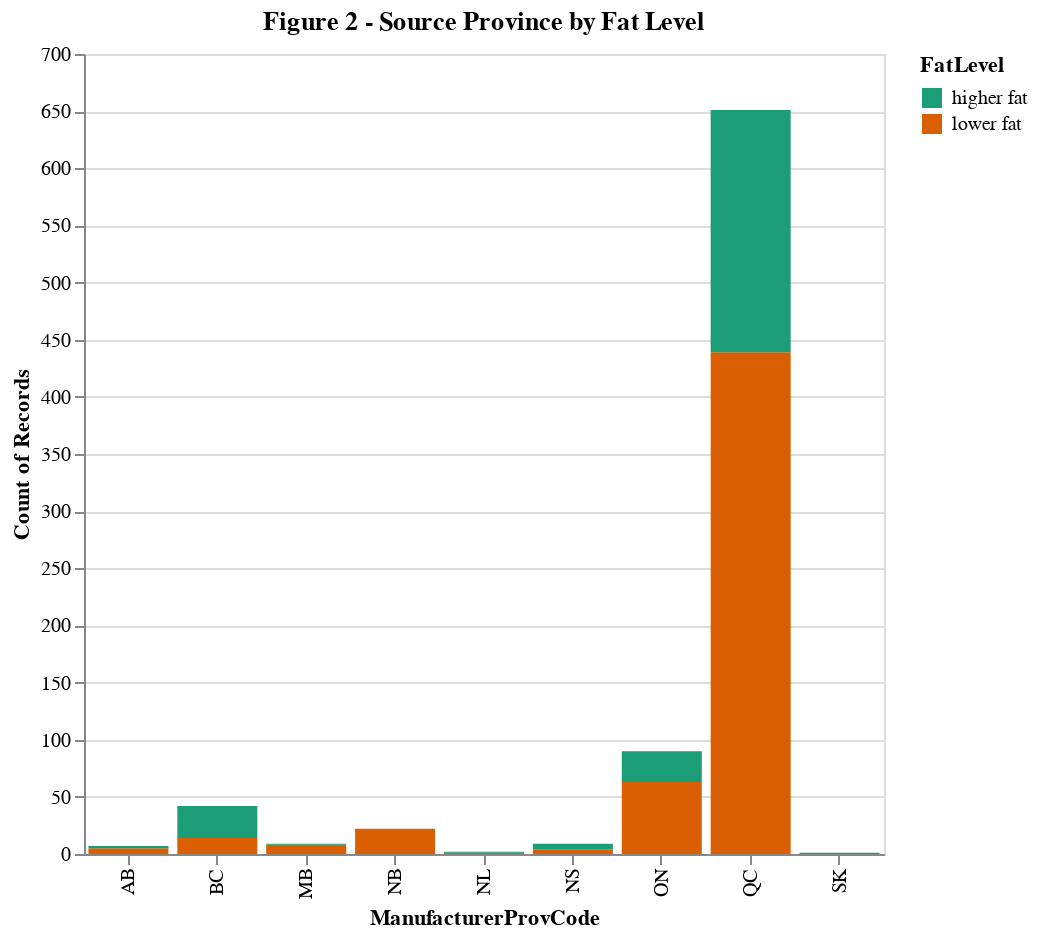

Notebook cell for this chart:
### Code cell
#stack bar chart 
alt.Chart(train_df).mark_bar().encode(alt.X('ManufacturerProvCode:N'),
    alt.Y('count()'),alt.Color('FatLevel:N',scale=alt.Scale(scheme='dark2'))
).properties(title="Figure 2 - Source Province by Fat Level", width=400,
    height=400)

### Figure 1 — Vega-Lite specification as saved in the notebook (floating-point values rounded to 4 significant figures; data arrays with more than 128 entries replaced by an {"elided": "..."} marker saying what was removed)
{"config": {"view": {"continuousWidth": 400, "continuousHeight": 300}}, "data": {"name": "data-3b808bfb622e8eee8f9e557047b50b09"}, "mark": "bar", "encoding": {"color": {"type": "nominal", "field": "FatLevel", "scale": {"scheme": "dark2"}}, "x": {"type": "nominal", "field": "ManufacturerProvCode"}, "y": {"type": "quantitative", "aggregate": "count"}}, "height": 400, "title": "Figure 2 - Source Province by Fat Level", "width": 400, "$schema": "https://vega.github.io/schema/vega-lite/v4.8.1.json", "datasets": {"data-3b808bfb622e8eee8f9e557047b50b09": {"elided": "833 records"}}}
